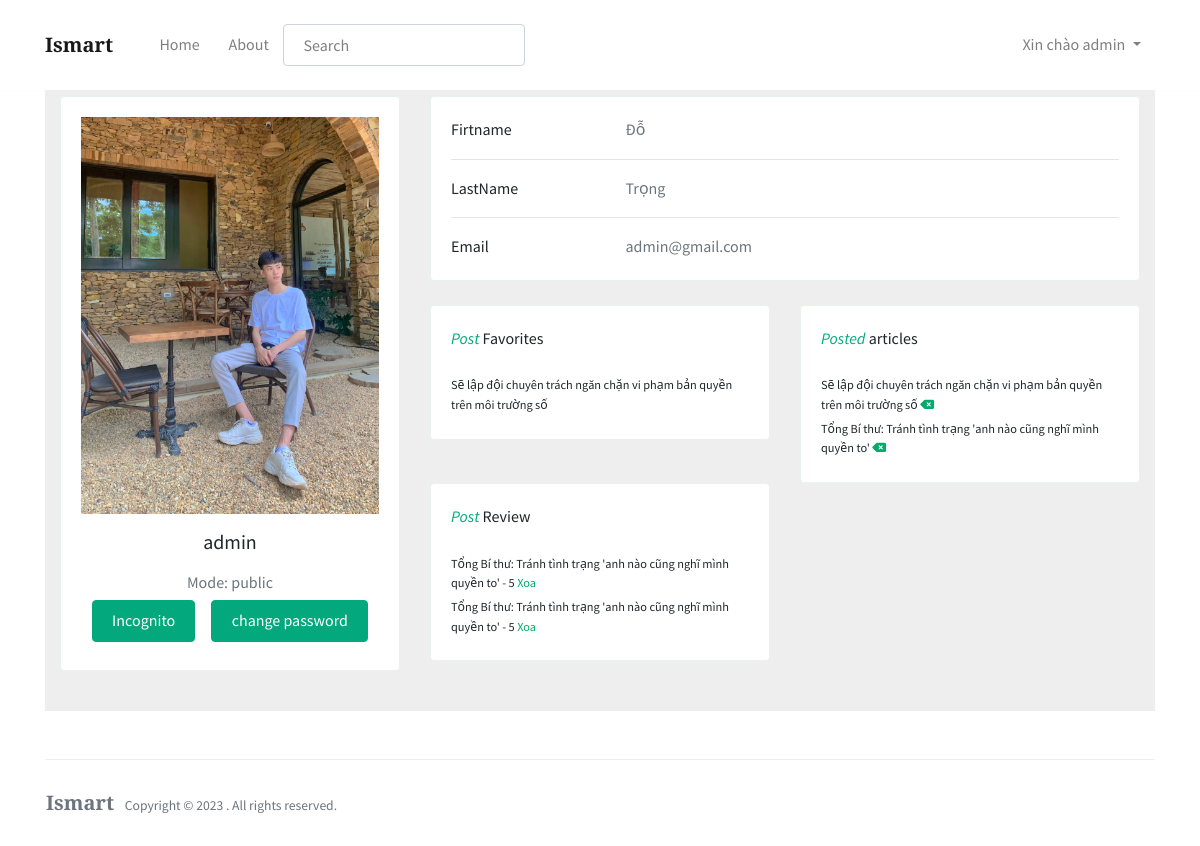
The app's page /profile (signed in) with its own data.
### blogsite/models.py (models this page shows, shortened)
class UserProfileInfo(models.Model):
    MODE_CHOICES = (
        ('incognito', 'Incognito '),
        ('public', 'Public'),
    )
    user = models.OneToOneField(User,on_delete=models.CASCADE)
    profile_pic = models.ImageField(upload_to='profile_pic',blank=True)
    mode = models.CharField(max_length=10, choices=MODE_CHOICES, default='public')

class Favorites(models.Model):
    post = models.ForeignKey(Post, on_delete=models.CASCADE)
    author = models.ForeignKey(User, on_delete=models.CASCADE)
    created_at = models.DateTimeField(auto_now_add=True)

class Post(models.Model):
    STATUS_CHOICES = (
        ('draft', 'Draft'),
        ('published', 'Published'),
    )
    title = models.CharField(max_length=255)
    content = models.TextField()
    image = models.ImageField(upload_to='images',null=False,default=None,blank=True)
    author = models.ForeignKey(User, on_delete=models.CASCADE)
    created_at = models.DateTimeField(auto_now_add=True)
    categories = models.ManyToManyField('Category')
    tags = models.ManyToManyField('Tag')
    read_count = models.IntegerField(default=0)
    status = models.CharField(max_length=10, choices=STATUS_CHOICES, default='draft')
    def __str__(self):
        return self.title

class ReadingHistory(models.Model):
    post = models.ForeignKey(Post, on_delete=models.CASCADE)
    user = models.ForeignKey(User, on_delete=models.CASCADE)
    created_at = models.DateTimeField(auto_now_add=True)

class Review(models.Model):
    post = models.ForeignKey(Post, on_delete=models.CASCADE)
    author = models.ForeignKey(User, on_delete=models.CASCADE)
    rating = models.IntegerField(default=0,
            validators= [
                MaxLengthValidator(5),
                MinLengthValidator(0),
            ]
    )
    created_at = models.DateTimeField(auto_now_add=True)

### blogsite/views.py (the view)
# urls.py: path('profile',views.ProfileView,name='profile'),
@decorators.login_required(login_url='login')
def ProfileView(request):
    favorites = Favorites.objects.filter(author=request.user)
    readinghistory = ReadingHistory.objects.filter(user=request.user)
    reviews = Review.objects.filter(author=request.user)
    profile_user = UserProfileInfo.objects.filter(user=request.user)
    context = {
        'favorites': favorites,
        'readinghistory':readinghistory,
        'profile_user':profile_user,
        'reviews':reviews,
    }
    return render(request,'auth/profile.html',context)

### blogsite/templates/auth/profile.html
{% extends "wsite/base.html" %}
{%block content%}
<div class="container">
    <section style="background-color: #eee;">
        <div class="container py-3">
          <div class="row">
            <div class="col-lg-4">
              <div class="card mb-4">
                <div class="card-body text-center">
                  {% if profile_user.0.profile_pic %}
                      <img src="{{ profile_user.0.profile_pic.url }}" alt="Profile Picture">
                  {% endif %}
                  <h5 class="my-3">{{user.username}}</h5>
                  <p class="text-muted mb-1">Mode: {{profile_user.0.mode}}</p>
                  <div class="d-flex justify-content-center mb-2">
                    {%if profile_user.0.mode == 'public'%}
                      <a href="{%url 'mode_incognito'%}" class="btn btn-primary">Incognito</a>
                    {% else %}
                      <a href="{% url 'mode_public'%}" class="btn btn-danger">Public</a>
                    {% endif %}
                    <a class="btn btn-success ml-3" href="{% url "pass" %}">change password</a>
                  </div>
                </div>
              </div>
            </div>
            <div class="col-lg-8">
              <div class="card mb-4">
                <div class="card-body">
                  <div class="row">
                    <div class="col-sm-3">
                      <p class="mb-0">Firtname</p>
                    </div>
                    <div class="col-sm-9">
                      <p class="text-muted mb-0">{{user.first_name}}</p>
                    </div>
                  </div>
                  <hr>
                  <div class="row">
                    <div class="col-sm-3">
                      <p class="mb-0">LastName</p>
                    </div>
                    <div class="col-sm-9">
                      <p class="text-muted mb-0">{{user.last_name}}</p>
                    </div>
                  </div>
                  <hr>
                  <div class="row">
                    <div class="col-sm-3">
                      <p class="mb-0">Email</p>
                    </div>
                    <div class="col-sm-9">
                      <p class="text-muted mb-0">{{user.email}}</p>
                    </div>
                  </div>
                </div>
              </div>
              <div class="row">
                <div class="col-md-6">
                  <div class="card mb-4 mb-md-0">
                    <div class="card-body">
                      <p class="mb-4"><span class="text-primary font-italic me-1">Post </span>  Favorites
                      </p>
                      {%for favorites in favorites%}
                      <p class="mb-1" style="font-size: .77rem;">{{favorites.post}}</p>
                      {% endfor %}
                    </div>
                  </div>
                </div>
                <div class="col-md-6">
                  <div class="card mb-4 mb-md-0">
                    <div class="card-body">
                      <p class="mb-4"><span class="text-primary font-italic me-1">Posted </span> articles</p>
                        {%for readinghistory in readinghistory%}
                          <p class="mb-1" style="font-size: .77rem;">{{readinghistory.post}}
                            <a href="{% url "del_history" readinghistory.id  %}"><i class="fa-solid fa-delete-left"></i></a>
                          </p>
                        {% endfor %}
                    </div>
                  </div>
                </div>
              </div>
              <div class="row">
                <div class="col-md-6">
                  <div class="card mb-4 mb-md-0">
                    <div class="card-body">
                      <p class="mb-4"><span class="text-primary font-italic me-1">Post </span>  Review
                      </p>
                      {%for reviews in reviews%}
                      <p class="mb-1" style="font-size: .77rem;">{{reviews.post}} - {{reviews.rating}} <a href="{% url "del_review" reviews.id  %}"> Xoa</a></p>
                      {% endfor %}
                    </div>
                  </div>
                </div>
              </div>
            </div>
          </div>
        </div>
      </section>
</div>
{%endblock%}

### blogsite/templates/wsite/base.html (shortened to what this page needs)
{%load static%}
<!DOCTYPE html>
<html lang="en">
<head>
<link rel="stylesheet" href="https://cdnjs.cloudflare.com/ajax/libs/font-awesome/6.4.2/css/all.min.css" />
<link rel="stylesheet" href="https://use.fontawesome.com/releases/v5.3.1/css/all.css">
<link href={% static "css/style.css" %} rel="stylesheet"/>
</head>
<body>
    <nav class="topnav navbar navbar-expand-lg navbar-light bg-white fixed-top">
        <div class="container">
            <a class="navbar-brand" href={%url 'index'%}><strong>Ismart</strong></a>
            <div class="navbar-collapse collapse" id="navbarColor02" style="">
                <ul class="navbar-nav mr-auto d-flex align-items-center">
                    <li class="nav-item">
                        <a class="nav-link" href="{%url 'index'%}">Home <span class="sr-only">(current)</span></a>
                    </li>
                    <li class="nav-item">
                        <a class="nav-link" href="{%url 'about'%}">About</a>
                    </li>
                    <li class="nav-item mt-3">
                        <form method="POST" action="{% url "result_search" %}">
                            <div class="md-form active-pink active-pink-2 mb-3 mt-0">
                                <input class="form-control" type="text" name="searched" placeholder="Search" aria-label="Search">
                            </div>
                        </form>
                    </li>
                </ul>
                <ul class="navbar-nav ml-auto d-flex align-items-center">
                    {% if user.is_authenticated %}
                    <li class="nav-item dropdown" onmouseover="showDropdown()" onmouseout="hideDropdown()">
                        <a class="nav-link dropdown-toggle" href="#" id="navbarDropdown" role="button" data-bs-toggle="dropdown" aria-expanded="false">
                            Xin chào {{ user.username }}
                        </a>
                    </li>
                    {% else %}
                        <li class="nav-item highlight">
                            <a class="nav-link" href="{% url 'login' %}"><i class="fa-solid fa-right-to-bracket"></i> Login</a>
                        </li>
                    {% endif %}
                </ul>
            </div>
        </div>
    </nav>
    {%block content%}
    {%endblock%}
    <div class="container mt-5">
        <footer class="bg-white border-top p-3 text-muted small">
        <div class="row align-items-center justify-content-between">
            <div>
                <span class="navbar-brand mr-2"><strong>Ismart</strong></span> Copyright &copy;
                 . All rights reserved.
            </div>
        </div>
        </footer>
    </div>
</body>
</html>

### blogsite/templates/wsite/base.html (style rules this page uses)
.nav-item { position: relative; }

### records on screen
UserProfileInfo: profile_pic (picture), mode "public"
Favorites: post "Sẽ lập đội chuyên trách ngăn chặn vi phạm bản quyền trên môi trường số"
ReadingHistory: post "Sẽ lập đội chuyên trách ngăn chặn vi phạm bản quyền trên môi trường số"
ReadingHistory: post "Tổng Bí thư: Tránh tình trạng 'anh nào cũng nghĩ mình quyền to'"
Review: post "Tổng Bí thư: Tránh tình trạng 'anh nào cũng nghĩ mình quyền to'", rating "5"
Review: post "Tổng Bí thư: Tránh tình trạng 'anh nào cũng nghĩ mình quyền to'", rating "5"

### other values on screen
{{ user.username }} "admin"
{{ user.first_name }} "Đỗ"
{{ user.last_name }} "Trọng"
{{ user.email }} "admin@gmail.com"
